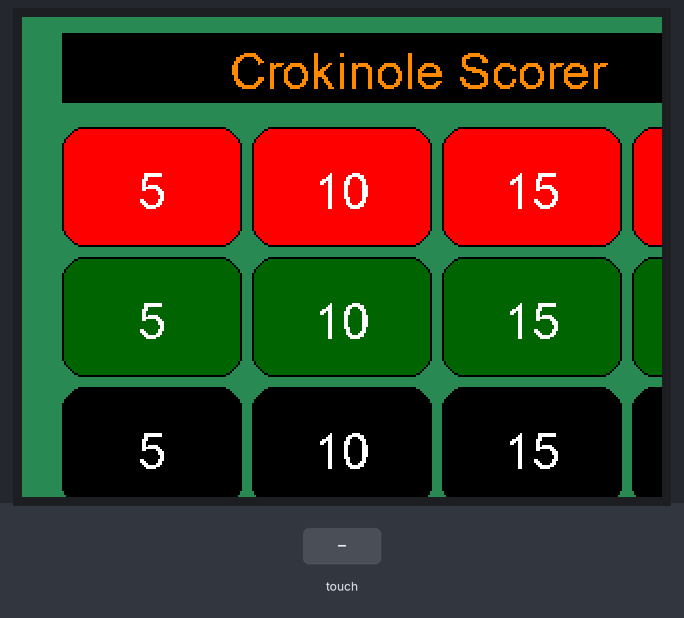
Recording of a program running on a simulated Adafruit PyPortal running CircuitPython. On the bench: 320×240 colour display. Inputs (shaded band) come from the test bench. What the program prints to the serial console is not drawn.

Above: at 1.2 s.
1.3 s: touch panel pressed at 13 % / 30 % of its raw x / y range
At 2.4 s:
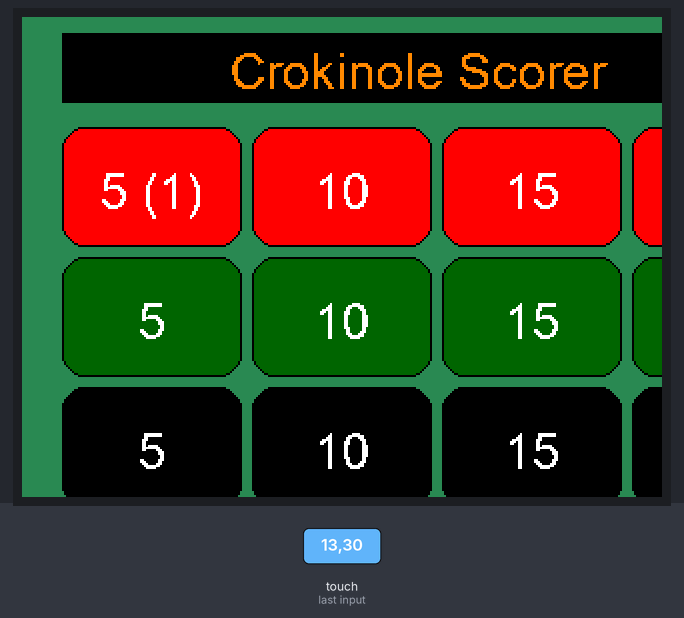
2.8 s: touch panel pressed at 38 % / 30 % of its raw x / y range
At 3.6 s:
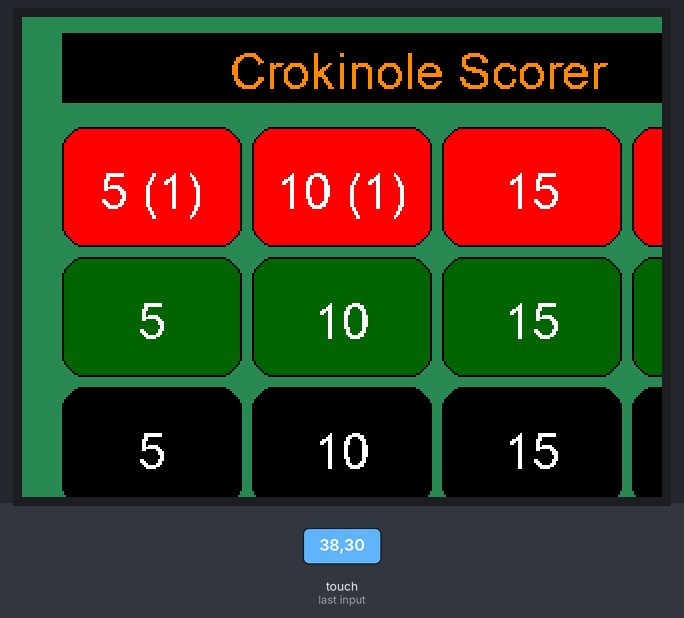
4.3 s: touch panel pressed at 62 % / 30 % of its raw x / y range
At 4.7 s:
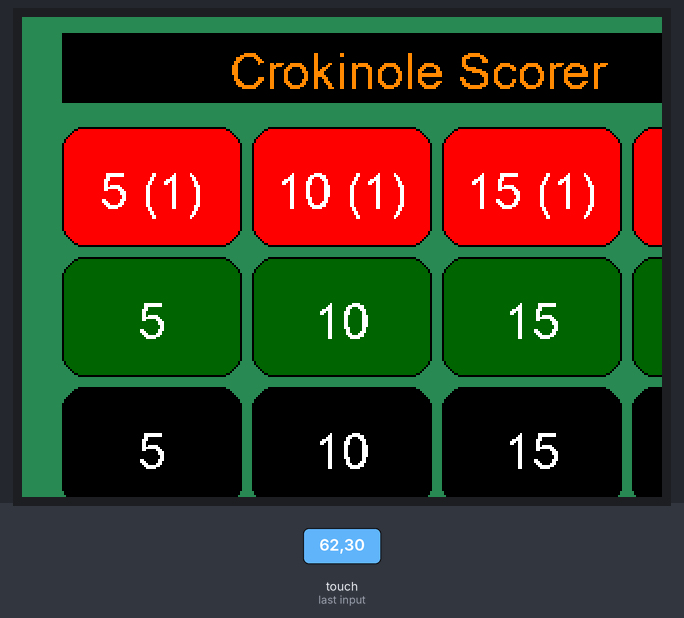
5.8 s: touch panel pressed at 13 % / 50 % of its raw x / y range
At 7.0 s:
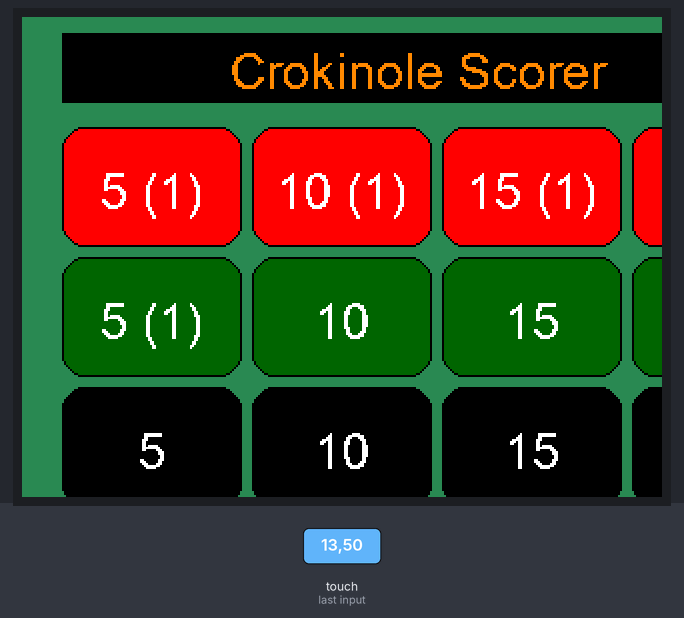
7.3 s: touch panel pressed at 38 % / 50 % of its raw x / y range
At 8.2 s:
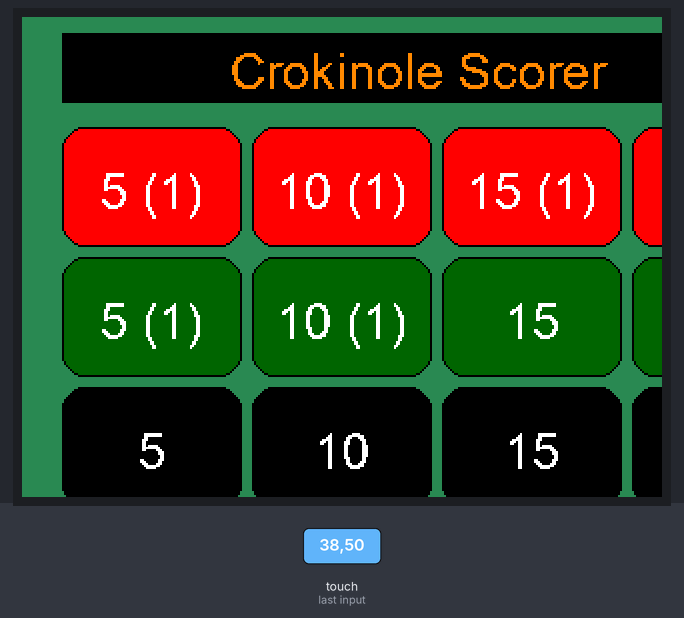
8.8 s: touch panel pressed at 62 % / 50 % of its raw x / y range
At 9.3 s:
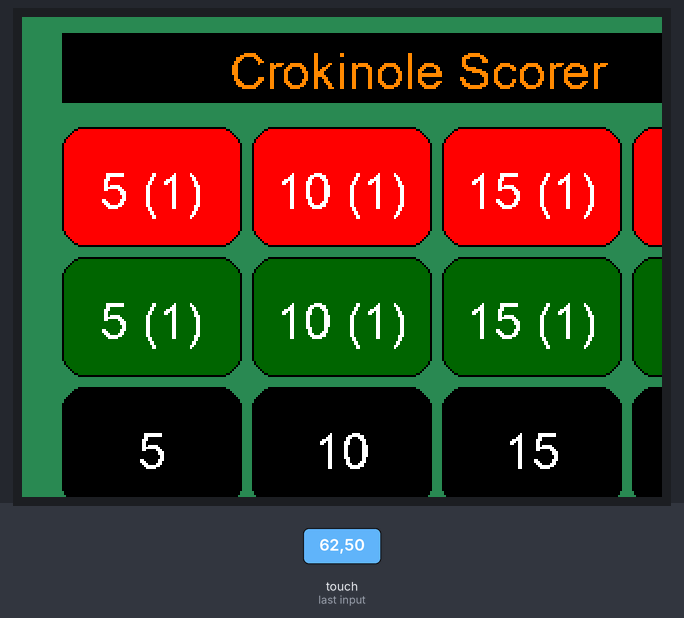
Timing chart, 0 to 11.3 s (numbered marks = the images above; inputs shaded):
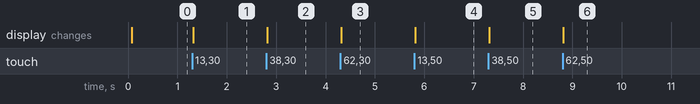

The program:

code.py
```python
import time
from collections import namedtuple
import board
import displayio
from adafruit_display_text.label import Label
from adafruit_bitmap_font import bitmap_font
from adafruit_display_shapes.rect import Rect
from adafruit_button import Button
from adafruit_pyportal import PyPortal
import adafruit_touchscreen

Coords = namedtuple('Point', 'x y')

pyportal = PyPortal()
# ts = adafruit_touchscreen.Touchscreen(board.TOUCH_XL, board.TOUCH_XR,
#                                      board.TOUCH_YD, board.TOUCH_YU,
#                                      calibration=(
#                                          (5200, 59000), (5800, 57000)),
#                                      size=(480, 320))

ts = adafruit_touchscreen.Touchscreen(
    board.TOUCH_XL,
    board.TOUCH_XR,
    board.TOUCH_YD,
    board.TOUCH_YU,
    calibration=((6691, 60304), (9232, 56895)),
    size=(480, 320),
)


# Settings
BUTTON_WIDTH = 60
BUTTON_HEIGHT = 30
BUTTON_MARGIN = 8
MAX_DIGITS = 29
BLACK = 0x0
ORANGE = 0xFF8800
WHITE = 0xFFFFFF
GRAY = 0x888888
STEELBLUE = 0x4682B4
BLUE = 0x0000FF
RED = 0xFF0000
MAROON = 0x800000
OLIVE = 0x808000
LIME = 0x00FF00
TEAL = 0x008080
SEAGREEN = 0x2E8B57
GREEN = 0x006600
YELLOW = 0xFFFF00
LABEL_OFFSET = 290

one_color_fill = RED
one_color_label = WHITE
two_color_fill = GREEN
two_color_label = WHITE
three_color_fill = BLACK
three_color_label = WHITE
four_color_fill = YELLOW
four_color_label = BLACK
score_color_fill_active = BLACK
score_color_fill_not_active = TEAL
score_color_label = YELLOW
reset_color_fill = RED
reset_color_label = WHITE

one = 'one'
two = 'two'
three = 'three'
four = 'four'
players = [one, two, three, four]

five = 'five'
ten = 'ten'
fifteen = 'fifteen'
twenty = 'twenty'
regions = [five, ten, fifteen, twenty]

labels = {five: 5, ten: 10, fifteen: 15, twenty: 20}

active_players = {one: True, two: True, three: False, four: False}


def get_count_container():
    return {
        'one': {'five': 0, 'ten': 0, 'fifteen': 0, 'twenty': 0},
        'two': {'five': 0, 'ten': 0, 'fifteen': 0, 'twenty': 0},
        'three': {'five': 0, 'ten': 0, 'fifteen': 0, 'twenty': 0},
        'four': {'five': 0, 'ten': 0, 'fifteen': 0, 'twenty': 0},
    }


def count_for(player, region):
    counts[player][region] = counts[player][region] + 1
    if counts[player][region] >= 6:
        counts[player][region] = 0
    label_text = f'{labels[region]} ({counts[player][region]})'
    buttons[player][region].label = label_text
    calculate_scores()


def calculate_count(player):
    player_counts = counts[player]
    count = 0
    for region in regions:
        count = count + (player_counts[region] * labels[region])

    return count


def calculate_scores():
    score_sheet = ['X', 'X', 'X', 'X']
    count = active_player_count()

    if count == 2:
        score_sheet = get_two_player_score(get_count_for_active_pos(1), get_count_for_active_pos(2))
    elif count == 3:
        score_sheet = get_three_player_score(
            get_count_for_active_pos(1), get_count_for_active_pos(2), get_count_for_active_pos(3)
        )
    elif count == 4:
        score_sheet = get_four_player_score(
            get_count_for_active_pos(1),
            get_count_for_active_pos(2),
            get_count_for_active_pos(3),
            get_count_for_active_pos(4),
        )

    print(f'score: {score_sheet}')
    update_scores(score_sheet)


def get_active_player_in_pos(count):
    current_count = 1
    location = 0
    # we pull them in this way so the list is ordered
    for player in players:
        if is_active(player):
            if current_count == count:
                return location
            else:
                current_count = current_count + 1
        location = location + 1
    raise Exception('Critial error in active player pos')


def update_scores(score_sheet):
    one_score_button.label = str(score_sheet[0])
    two_score_button.label = str(score_sheet[1])
    three_score_button.label = str(score_sheet[2])
    four_score_button.label = str(score_sheet[3])


def get_two_player_score(count_1, count_2):
    #    print('getting 2 player score')
    score_sheet = ['X', 'X', 'X', 'X']
    if count_1 > count_2:
        score_1 = count_1 - count_2
        score_2 = 0
    else:
        score_2 = count_2 - count_1
        score_1 = 0

    score_sheet[get_active_player_in_pos(1)] = score_1
    score_sheet[get_active_player_in_pos(2)] = score_2

    return score_sheet


def get_three_player_score(count_1, count_2, count_3):
    #    print('getting 3 player score')
    score_sheet = ['X', 'X', 'X', 'X']

    if count_1 < count_2 and count_1 < count_3:
        smallest = count_1
    elif count_2 < count_3:
        smallest = count_2
    else:
        smallest = count_3

    score_1 = count_1 - smallest
    score_2 = count_2 - smallest
    score_3 = count_3 - smallest

    score_sheet[get_active_player_in_pos(1)] = score_1
    score_sheet[get_active_player_in_pos(2)] = score_2
    score_sheet[get_active_player_in_pos(3)] = score_3

    return score_sheet


def get_four_player_score(count_1, count_2, count_3, count_4):
    #    print('getting 4 player score')
    score_sheet = ['X', 'X', 'X', 'X']

    if count_1 < count_2 and count_1 < count_3 and count_1 < count_4:
        smallest = count_1
    elif count_2 < count_3 and count_2 < count_4:
        smallest = count_2
    elif count_3 < count_4:
        smallest = count_3
    else:
        smallest = count_4

    score_1 = count_1 - smallest
    score_2 = count_2 - smallest
    score_3 = count_3 - smallest
    score_4 = count_4 - smallest

    score_sheet[get_active_player_in_pos(1)] = score_1
    score_sheet[get_active_player_in_pos(2)] = score_2
    score_sheet[get_active_player_in_pos(3)] = score_3
    score_sheet[get_active_player_in_pos(4)] = score_4

    return score_sheet


def active_player_count():
    global active_players
    active_count = 0

    for player in players:
        if active_players[player]:
            active_count = active_count + 1

    return active_count


def get_count_for_active_pos(pos):
    active_count = 0
    for player in players:
        if is_active(player):
            if (active_count + 1) == pos:
                return calculate_count(player)
            else:
                active_count = active_count + 1
    raise Exception('Critial error in count module')


def is_active(player):
    return active_players[player]


def toggle_active(player):
    global active_players, score_buttons

    active_players[player] = not active_players[player]

    if active_players[player]:
        score_buttons[player].fill_color = score_color_fill_active
    else:
        score_buttons[player].fill_color = score_color_fill_not_active
        score_buttons[player].label = 'X'

    calculate_scores()


def reset_counts():
    #    print('reseting counts')
    for player in players:
        for region in regions:
            counts[player][region] = 0
    reset_count_display()
    calculate_scores()


def reset_count_display():
    for player in players:
        for region in regions:
            label = labels[region]
            buttons[player][region].label = str(label)


# Make the display context
poker_group = displayio.Group()
popup = displayio.Group()
board.DISPLAY.show(poker_group)
# board.DISPLAY.rotation = 180

# Make a background color fill
color_bitmap = displayio.Bitmap(480, 320, 1)
color_palette = displayio.Palette(1)
# color_palette[0] = GRAY
color_palette[0] = SEAGREEN
bg_sprite = displayio.TileGrid(color_bitmap, pixel_shader=color_palette, x=0, y=0)
poker_group.append(bg_sprite)

# Load the font
font = bitmap_font.load_font('/fonts/Arial-Bold-18.bdf')
# timer_font = bitmap_font.load_font("/fonts/Arial-Bold-24.bdf")
# blind_font = bitmap_font.load_font("/fonts/Arial-Bold-24.bdf")
button_font = bitmap_font.load_font('/fonts/Arial-Bold-18.bdf')
# adjuster_font = bitmap_font.load_font("/fonts/Arial-Bold-24.bdf")
reset_font = bitmap_font.load_font('/fonts/Arial-Bold-12.bdf')
# message_font = bitmap_font.load_font("/fonts/Arial-Bold-24.bdf")

message_border = Rect(20, 30, 280, 60, fill=ORANGE, outline=BLACK, stroke=2)
message_info = Label(font, text='', color=WHITE)
message_info.x = 30
message_info.y = 60
popup.append(message_border)
popup.append(message_info)

poker_title_border = Rect(20, 8, 375, 35, fill=BLACK, outline=BLACK, stroke=2)
poker_title = Label(font, text='       Crokinole Scorer', color=ORANGE)
poker_title.x = 55
poker_title.y = 25

poker_group.append(poker_title_border)
poker_group.append(poker_title)

# RESET BUTTON
reset_button = Button(
    x=400,
    y=8,
    width=60,
    height=35,
    label='Reset',
    label_font=reset_font,
    label_color=reset_color_label,
    fill_color=reset_color_fill,
    style=Button.ROUNDRECT,
)
poker_group.append(reset_button)


# PLAYER ONE
one_five_button = Button(
    x=20,
    y=55,
    width=90,
    height=60,
    label='5',
    label_font=button_font,
    label_color=one_color_label,
    fill_color=one_color_fill,
    style=Button.ROUNDRECT,
)
poker_group.append(one_five_button)
one_ten_button = Button(
    x=115,
    y=55,
    width=90,
    height=60,
    label='10',
    label_font=button_font,
    label_color=one_color_label,
    fill_color=one_color_fill,
    style=Button.ROUNDRECT,
)
poker_group.append(one_ten_button)
one_fifteen_button = Button(
    x=210,
    y=55,
    width=90,
    height=60,
    label='15',
    label_font=button_font,
    label_color=one_color_label,
    fill_color=one_color_fill,
    style=Button.ROUNDRECT,
)
poker_group.append(one_fifteen_button)
one_twenty_button = Button(
    x=305,
    y=55,
    width=90,
    height=60,
    label='20',
    label_font=button_font,
    label_color=one_color_label,
    fill_color=one_color_fill,
    style=Button.ROUNDRECT,
)
poker_group.append(one_twenty_button)
one_score_button = Button(
    x=400,
    y=55,
    width=60,
    height=60,
    label='0',
    label_font=button_font,
    label_color=score_color_label,
    fill_color=score_color_fill_active,
    style=Button.ROUNDRECT,
)
poker_group.append(one_score_button)


# PLAYER TWO
two_five_button = Button(
    x=20,
    y=120,
    width=90,
    height=60,
    label='5',
    label_font=button_font,
    label_color=two_color_label,
    fill_color=two_color_fill,
    style=Button.ROUNDRECT,
)
poker_group.append(two_five_button)
two_ten_button = Button(
    x=115,
    y=120,
    width=90,
    height=60,
    label='10',
    label_font=button_font,
    label_color=two_color_label,
    fill_color=two_color_fill,
    style=Button.ROUNDRECT,
)
poker_group.append(two_ten_button)
two_fifteen_button = Button(
    x=210,
    y=120,
    width=90,
    height=60,
    label='15',
    label_font=button_font,
    label_color=two_color_label,
    fill_color=two_color_fill,
    style=Button.ROUNDRECT,
)
poker_group.append(two_fifteen_button)
two_twenty_button = Button(
    x=305,
    y=120,
    width=90,
    height=60,
    label='20',
    label_font=button_font,
    label_color=two_color_label,
    fill_color=two_color_fill,
    style=Button.ROUNDRECT,
)
poker_group.append(two_twenty_button)
two_score_button = Button(
    x=400,
    y=120,
    width=60,
    height=60,
    label='0',
    label_font=button_font,
    label_color=score_color_label,
    fill_color=score_color_fill_active,
    style=Button.ROUNDRECT,
)
poker_group.append(two_score_button)


# PLAYER THREE
three_five_button = Button(
    x=20,
    y=185,
    width=90,
    height=60,
    label='5',
    label_font=button_font,
    label_color=three_color_label,
    fill_color=three_color_fill,
    style=Button.ROUNDRECT,
)
poker_group.append(three_five_button)
three_ten_button = Button(
    x=115,
    y=185,
    width=90,
    height=60,
    label='10',
    label_font=button_font,
    label_color=three_color_label,
    fill_color=three_color_fill,
    style=Button.ROUNDRECT,
)
poker_group.append(three_ten_button)
three_fifteen_button = Button(
    x=210,
    y=185,
    width=90,
    height=60,
    label='15',
    label_font=button_font,
    label_color=three_color_label,
    fill_color=three_color_fill,
    style=Button.ROUNDRECT,
)
poker_group.append(three_fifteen_button)
three_twenty_button = Button(
    x=305,
    y=185,
    width=90,
    height=60,
    label='20',
    label_font=button_font,
    label_color=three_color_label,
    fill_color=three_color_fill,
    style=Button.ROUNDRECT,
)
poker_group.append(three_twenty_button)
three_score_button = Button(
    x=400,
    y=185,
    width=60,
    height=60,
    label='X',
    label_font=button_font,
    label_color=score_color_label,
    fill_color=score_color_fill_not_active,
    style=Button.ROUNDRECT,
)
poker_group.append(three_score_button)


# PLAYER FOUR
four_five_button = Button(
    x=20,
    y=250,
    width=90,
    height=60,
    label='5',
    label_font=button_font,
    label_color=four_color_label,
    fill_color=four_color_fill,
    style=Button.ROUNDRECT,
)
poker_group.append(four_five_button)
four_ten_button = Button(
    x=115,
    y=250,
    width=90,
    height=60,
    label='10',
    label_font=button_font,
    label_color=four_color_label,
    fill_color=four_color_fill,
    style=Button.ROUNDRECT,
)
poker_group.append(four_ten_button)
four_fifteen_button = Button(
    x=210,
    y=250,
    width=90,
    height=60,
    label='15',
    label_font=button_font,
    label_color=four_color_label,
    fill_color=four_color_fill,
    style=Button.ROUNDRECT,
)
poker_group.append(four_fifteen_button)
four_twenty_button = Button(
    x=305,
    y=250,
    width=90,
    height=60,
    label='20',
    label_font=button_font,
    label_color=four_color_label,
    fill_color=four_color_fill,
    style=Button.ROUNDRECT,
)
poker_group.append(four_twenty_button)
four_score_button = Button(
    x=400,
    y=250,
    width=60,
    height=60,
    label='X',
    label_font=button_font,
    label_color=score_color_label,
    fill_color=score_color_fill_not_active,
    style=Button.ROUNDRECT,
)
poker_group.append(four_score_button)


# put the buttons in a collection for easy access
one_buttons = {five: one_five_button, ten: one_ten_button, fifteen: one_fifteen_button, twenty: one_twenty_button}
two_buttons = {five: two_five_button, ten: two_ten_button, fifteen: two_fifteen_button, twenty: two_twenty_button}
three_buttons = {
    five: three_five_button,
    ten: three_ten_button,
    fifteen: three_fifteen_button,
    twenty: three_twenty_button,
}
four_buttons = {five: four_five_button, ten: four_ten_button, fifteen: four_fifteen_button, twenty: four_twenty_button}
buttons = {one: one_buttons, two: two_buttons, three: three_buttons, four: four_buttons}
score_buttons = {one: one_score_button, two: two_score_button, three: three_score_button, four: four_score_button}


def hideLayer(hide_target):
    try:
        poker_group.remove(hide_target)
    except ValueError:
        pass


def showLayer(show_target):
    try:
        # time.sleep(0.1)
        poker_group.append(show_target)
    except ValueError:
        pass


def showPopup(msg):
    msgTextSize = len(msg)
    if msgTextSize % 2:
        offset = int(msgTextSize / 2)
    else:
        offset = int(msgTextSize / 2) - 1
    xpos = int(210 - (offset * 18))
    message_info.text = msg
    message_info.x = xpos
    showLayer(popup)
    time.sleep(1.5)
    hideLayer(popup)


active = False
counts = get_count_container()

while True:
    point = ts.touch_point
    if point is not None:
        active = True
        print(f'POINT: {point}')
        if reset_button.contains(point):
            print('RESET')
            reset_counts()

        if one_five_button.contains(point):
            count_for(one, five)
        if one_ten_button.contains(point):
            count_for(one, ten)
        if one_fifteen_button.contains(point):
            count_for(one, fifteen)
        if one_twenty_button.contains(point):
            count_for(one, twenty)
        if one_score_button.contains(point):
            toggle_active(one)

        if two_five_button.contains(point):
            count_for(two, five)
        if two_ten_button.contains(point):
            count_for(two, ten)
        if two_fifteen_button.contains(point):
            count_for(two, fifteen)
        if two_twenty_button.contains(point):
            count_for(two, twenty)
        if two_score_button.contains(point):
            toggle_active(two)

        if three_five_button.contains(point):
            count_for(three, five)
        if three_ten_button.contains(point):
            count_for(three, ten)
        if three_fifteen_button.contains(point):
            count_for(three, fifteen)
        if three_twenty_button.contains(point):
            count_for(three, twenty)
        if three_score_button.contains(point):
            toggle_active(three)

        if four_five_button.contains(point):
            count_for(four, five)
        if four_ten_button.contains(point):
            count_for(four, ten)
        if four_fifteen_button.contains(point):
            count_for(four, fifteen)
        if four_twenty_button.contains(point):
            count_for(four, twenty)
        if four_score_button.contains(point):
            toggle_active(four)

    if active:
        time.sleep(0.3)
        active = False
```

Measured:
- after the input at 1.3 s, the display: changes at once (image 1)
- after the input at 2.8 s, the display: changes at once (image 2)
- after the input at 4.3 s, the display: changes at once (image 3)
- after the input at 5.8 s, the display: changes at once (image 4)
- after the input at 7.3 s, the display: changes at once (image 5)
- after the input at 8.8 s, the display: changes at once (image 6)
